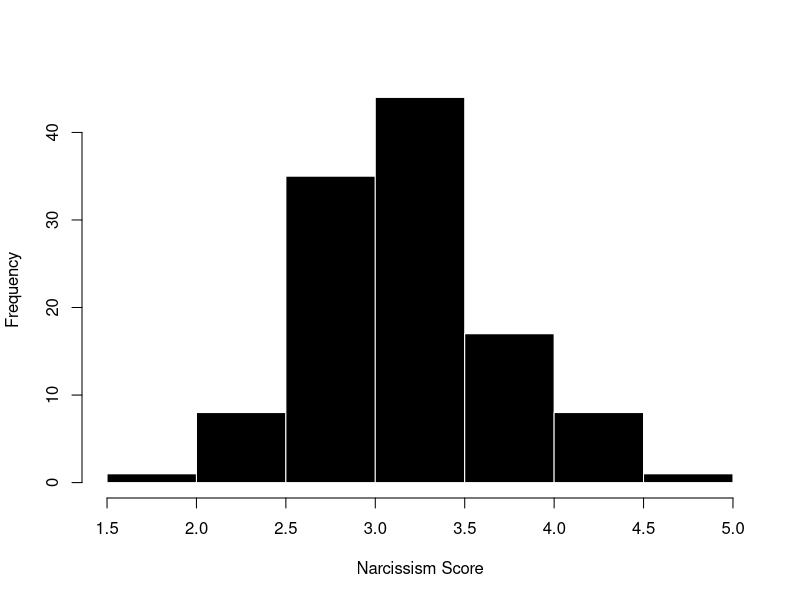
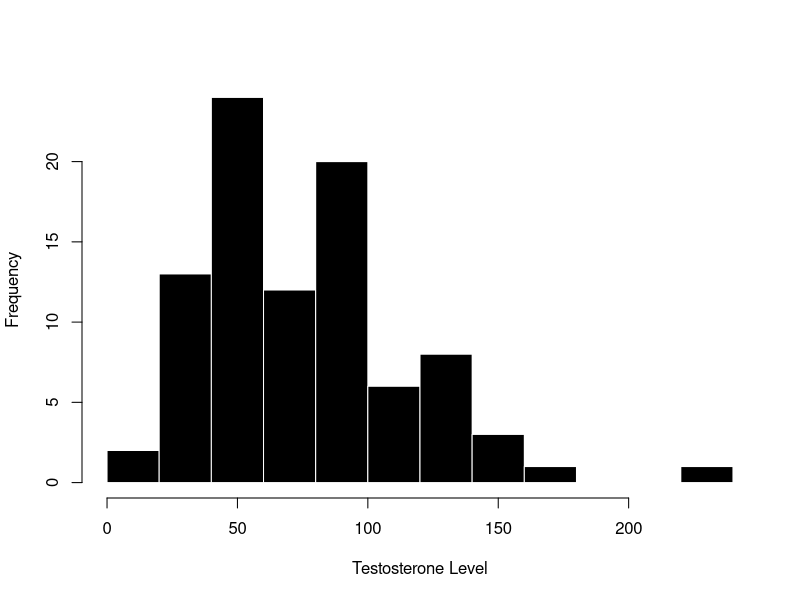
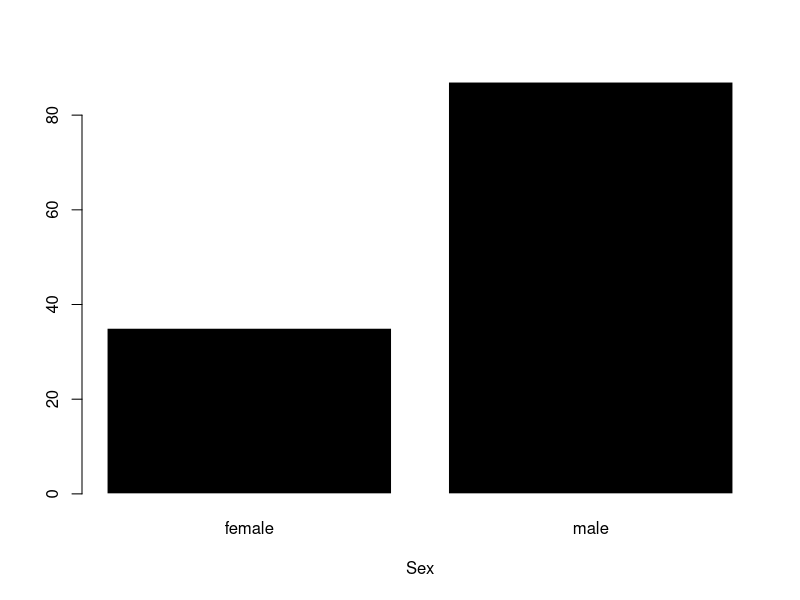

These charts were generated, in order, by the following R code:
## ---- chunk 1
#| label: preload data
haas <- read.csv("./chapter_data/hormone_data.csv", stringsAsFactors = T) 
haas$NPI
## ---- chunk 2
hist(haas$NPI, xlab = "Narcissism Score", col = 'black', bor = 'white', main = "")
## ---- chunk 3
hist(haas$test, 
     xlab = "Testosterone Level", main = "", 
     col = 'black', bor = 'white')
## ---- chunk 4
plot(haas$sex, col = 'black', bor = 'white', xlab = "Sex")
## ---- chunk 5
1:100
## ---- chunk 6
haas
## ---- chunk 7
    haas[2,3]
## ---- chunk 8
    haas[2,]
## ---- chunk 9
    haas[4:10, c(1,3)]
## ---- chunk 10
    haas$test
## ---- chunk 11
haas$test[2]
## ---- chunk 12
    haas$test[1:3]
## ---- chunk 13
    haas$test[c(2,3,14:18, 116:118)]
## ---- chunk 14
#| include: false
data <- data.frame(StudentID = c(1:5),
                favDrink = c("boba", "boba", "boba", "coffee", "water"),
                age = c(20, 19, 54, 22, 38))
## ---- chunk 15
data
